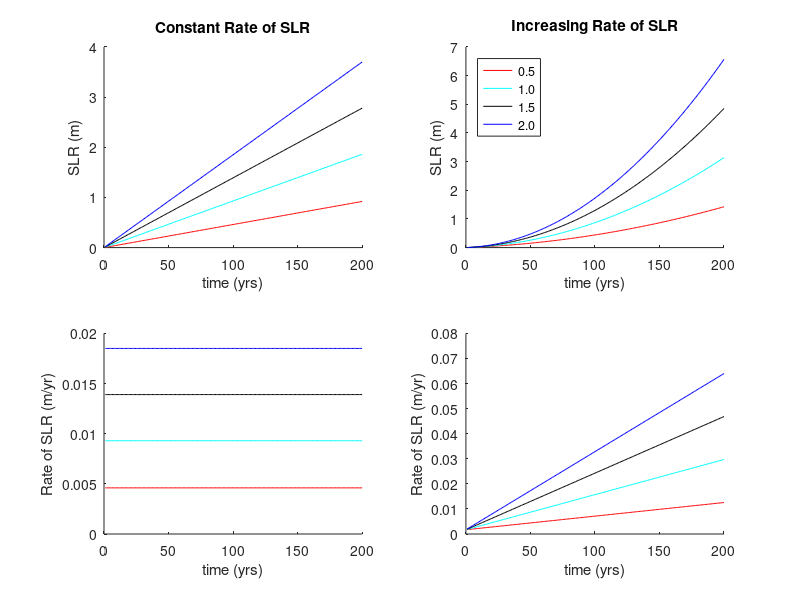
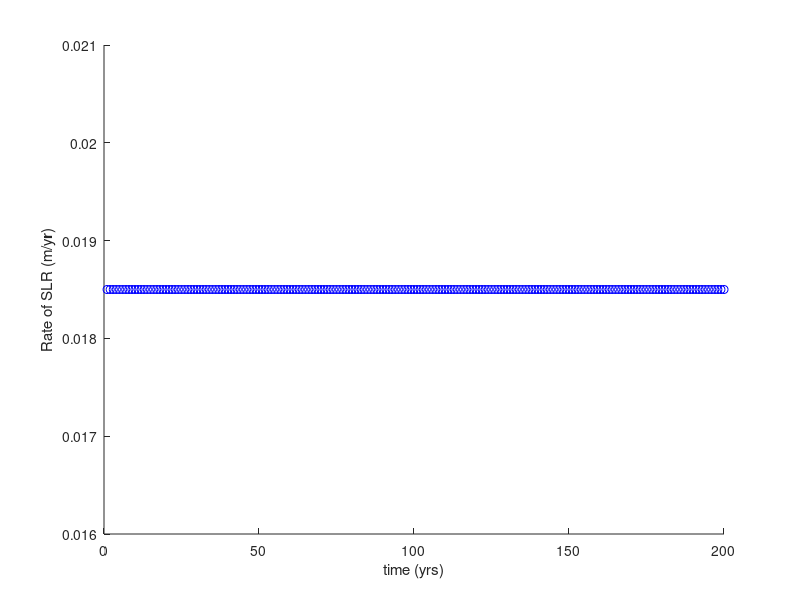

Write MATLAB code to recreate these figures, in order.
% plot sea level rise for longer timeline than 2100 using SERDP curves
t = 1:200; % 500 years
colors = {'r','c','k','b'}

% increasing;  % increasing sea level rise scenarios (SERDP table 3.4)
a = 1.7e-3;

Bb(1) = 2.71262e-5;     % Scenario 0.5
Bb(2) = 6.9993141e-5;   % Scenario 1.0
Bb(3) = 1.12860082e-4;  % Scenario 1.5
Bb(4) = 1.55727023e-4;  % Scenario 2.0

for k = 1:length(Bb)
SLR_i(k,:) = a*t+Bb(k).*t.^2;   % sea level rise
RSLR_i(k,:) = a+2*Bb(k).*t;     % rate of smeea level rise
end

subplot(2,2,2)
hold on
for k = 1:4
plot(t,SLR_i(k,:),colors{k})
end
xlabel('time (yrs)')
ylabel('SLR (m)')
legend('0.5','1.0','1.5','2.0','location','northwest')
title('Increasing Rate of SLR')

subplot(2,2,4)
hold on
for k = 1:4
plot(t,RSLR_i(k,:),colors{k})
end
xlabel('time (yrs)')
ylabel('Rate of SLR (m/yr)')
%%

% constant;        % constant sea level rise scenarios
b=0.000; % If b=0 constant sea-level rise

Aa(1) = 0.0046; % Scenario 0.5 (1992 - 2100)
Aa(2) = 0.0093; % Scenario 1.0 (1992 - 2100)
Aa(3) = 0.0139; % Scenario 1.5 (1992 - 2100)
Aa(4) = 0.0185; % Scenario 2.0 (1992 - 2100)

for k = 1:length(Aa)
SLR_c(k,:) = Aa(k)*t+b.*t.^2;   % sea level rise
RSLR_c(k,:) = Aa(k)+2*b.*t;     % rate of sea level rise
end


subplot(2,2,1)
hold on
for k = 1:4
plot(t,SLR_c(k,:),colors{k})
end
xlabel('time (yrs)')
ylabel('SLR (m)')
% legend('0.5','1.0','1.5','2.0','location','northwest')
title('Constant Rate of SLR')

subplot(2,2,3)
hold on
for k = 1:4
plot(t,RSLR_c(k,:),colors{k})
end
xlabel('time (yrs)')
ylabel('Rate of SLR (m/yr)')

for k = 1:4
meanRSLR_i(k) = mean(RSLR_i(k,:));
meanRSLR_c(k) = mean(RSLR_c(k,:));
end

figure()
for k = 1:4
scatter(t,RSLR_c(k,:),colors{k})
end
xlabel('time (yrs)')
ylabel('Rate of SLR (m/yr)')


